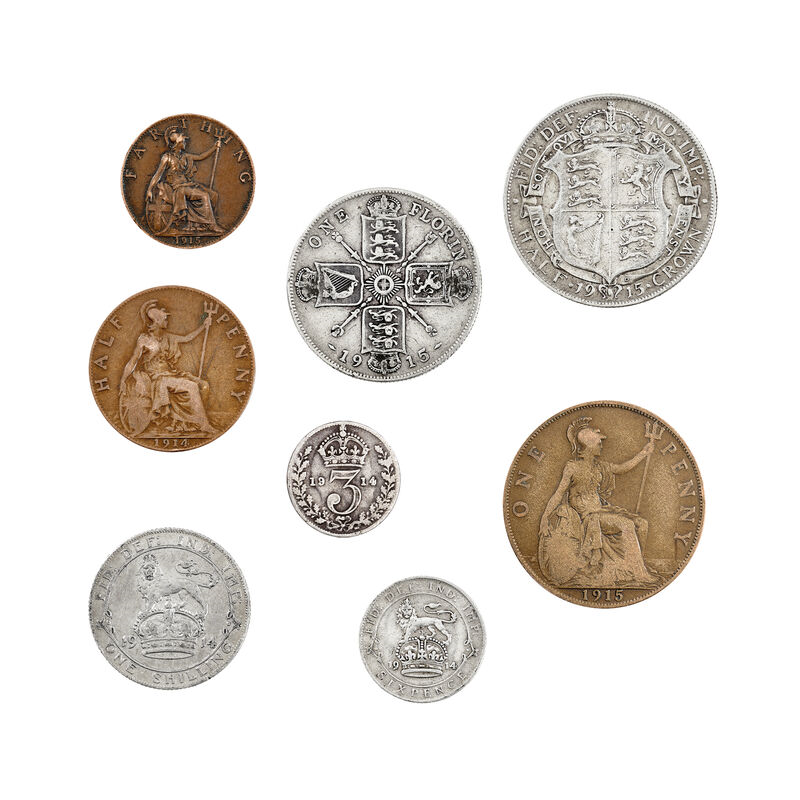
#> input picture parte_III/Filtro_Prewitt/coins.png, 800 x 800 px, found by its file name
$ python prewitt.py
#> lines starting #> are read from the running program, lines starting #| are printed output that depends on the picture
import cv2
import numpy as np

def filtro_prewitt(caminho_imagem):
#> called with caminho_imagem = 'parte_III\\Filtro_Prewitt\\coins.png'
    imagem = cv2.imread('parte_III\Filtro_Prewitt\coins.png', cv2.IMREAD_GRAYSCALE)
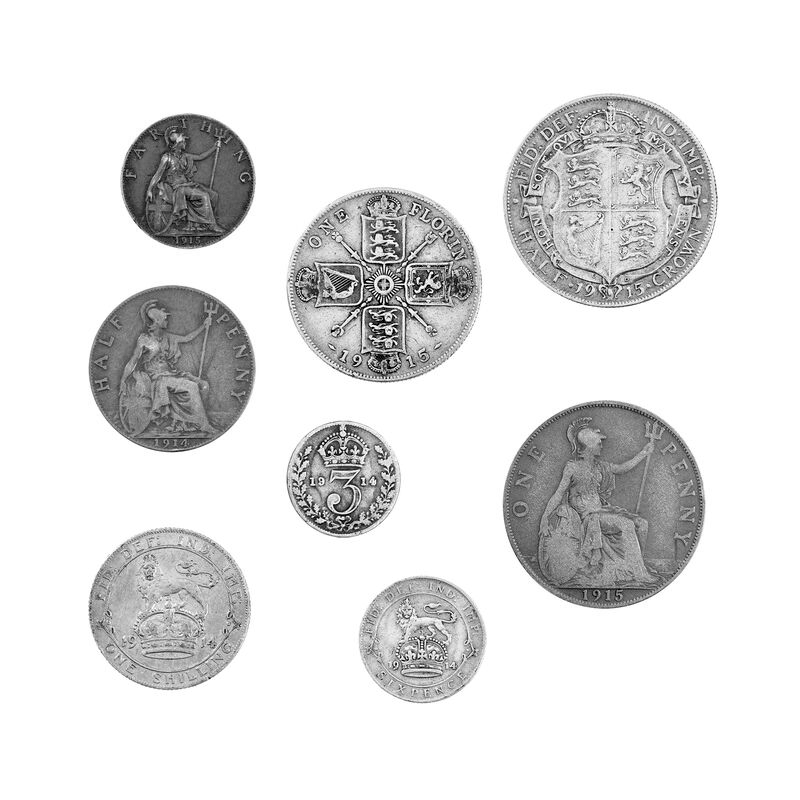
#> imagem: shape (800, 800); min 0, max 255, mean 224.9
    kernel_x = np.array([[-1, 0, 1],
                        [-1, 0, 1],
                        [-1, 0, 1]], dtype=np.float32)

    kernel_y = np.array([[-1, -1, -1],
                        [0, 0, 0],
                        [1, 1, 1]], dtype=np.float32)
    prewitt_x = cv2.filter2D(imagem, -1, kernel_x)
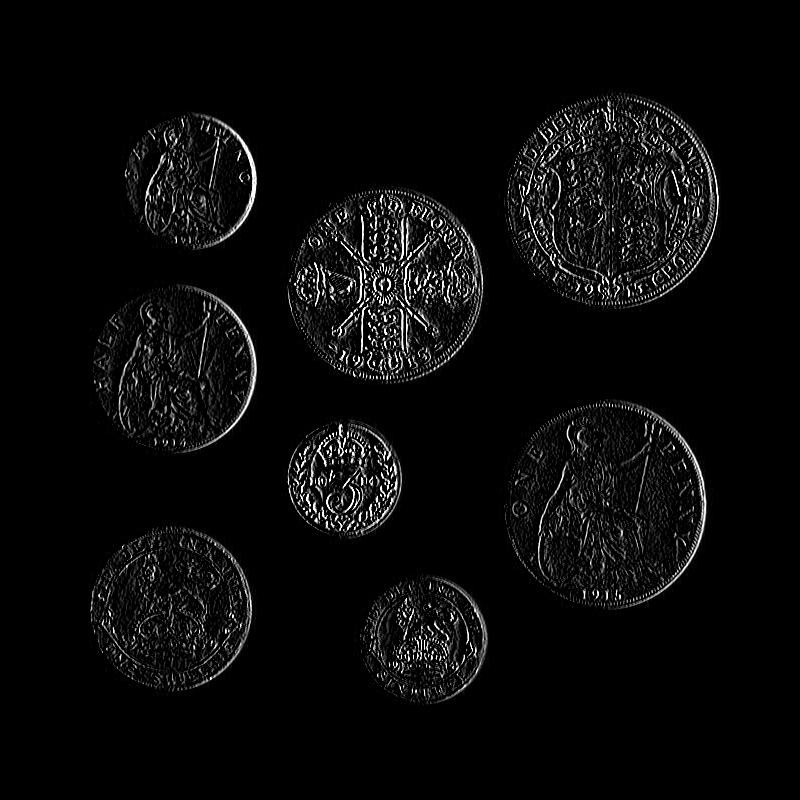
#> prewitt_x: shape (800, 800); min 0, max 255, mean 9.8
    prewitt_y = cv2.filter2D(imagem, -1, kernel_y)
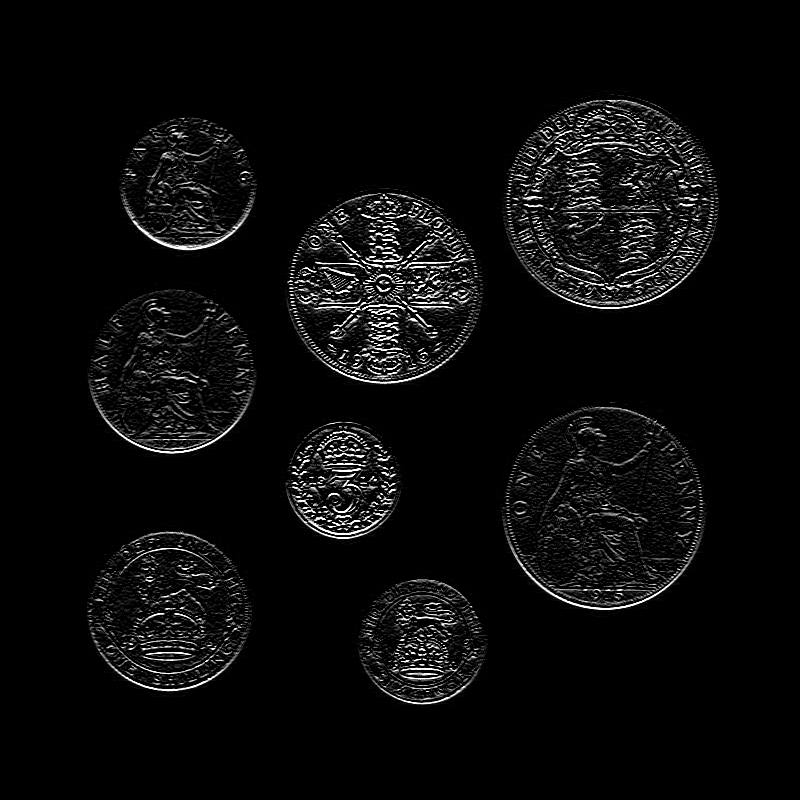
#> prewitt_y: shape (800, 800); min 0, max 255, mean 10.7
    magnitude = np.sqrt(prewitt_x**2 + prewitt_y**2)
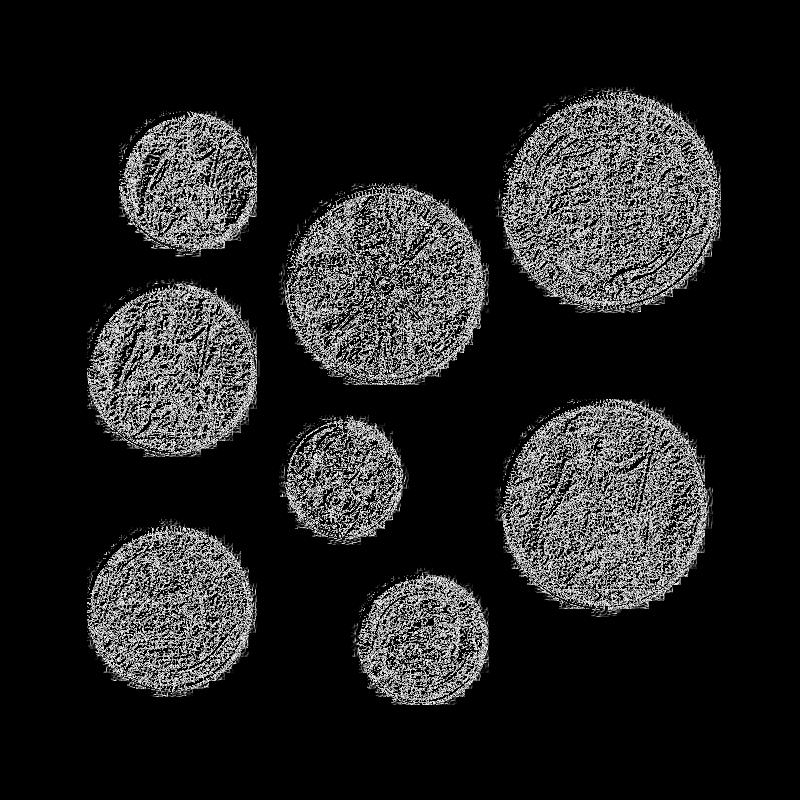
#> magnitude: shape (800, 800) float16; min 0, max 15.91, mean 2.11; drawn with min black and max white
    magnitude = np.uint8(magnitude)
    cv2.imwrite('coins_prewitt_x.jpg', prewitt_x)
    cv2.imwrite('coins_prewitt_y.jpg', prewitt_y)
    cv2.imwrite('coins_magnitude.jpg', magnitude)
    cv2.imshow('Imagem Original', imagem)
    cv2.imshow('Prewitt X', prewitt_x)
    cv2.imshow('Prewitt Y', prewitt_y)
    cv2.imshow('Magnitude', magnitude)
    cv2.waitKey(0)
    cv2.destroyAllWindows()

filtro_prewitt("parte_III\Filtro_Prewitt\coins.png")
